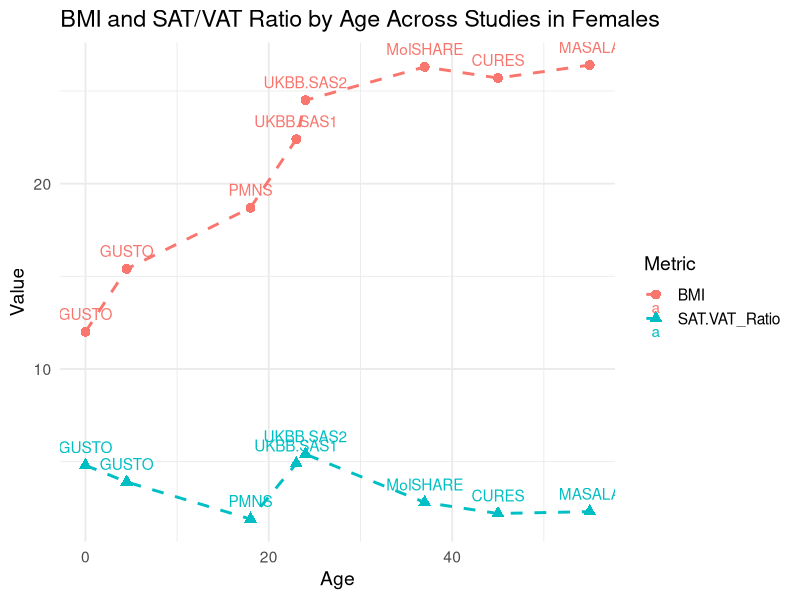
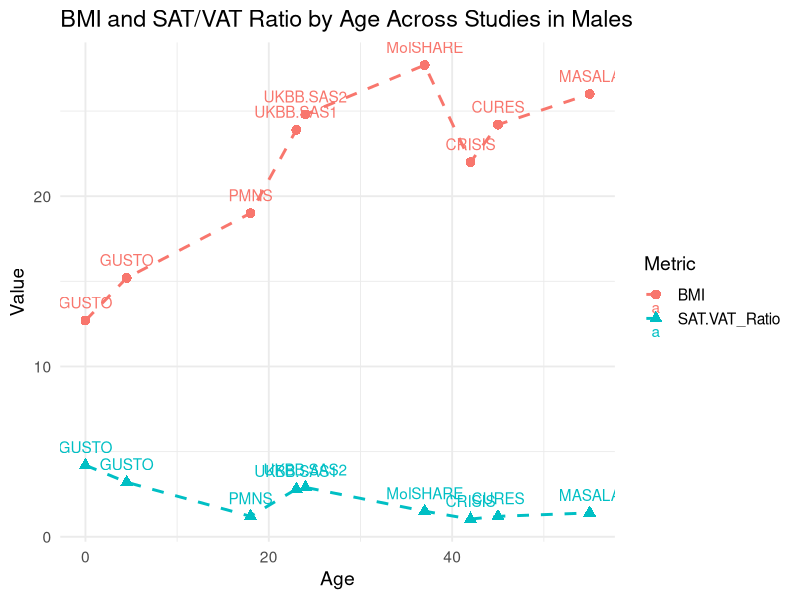

Write the R code that produced these figures, in order. (Note: this script raises an error after producing the figures.)
df <- data.frame(
  Study = factor(1:10),
  Age = c(35, 42, 38, 50, 47, 41, 39, 53, 45, 40),
  BMI = c(24, 27, 25, 29, 28, 26, 25, 30, 27, 26),
  Fat_Ratio = c(18, 21, 19, 23, 22, 20, 19, 24, 21, 20)
)

df.f <- data.frame(
  Study = c("GUSTO", "GUSTO", "PMNS", "UKBB.SAS1","UKBB.SAS2","MolSHARE","CURES","MASALA"),
  Age = c(0, 4.5, 18, 23, 24, 37, 45, 55),
  BMI = c(12.0,15.4,18.7,22.4,24.5,26.3,25.7,26.4),
  SAT.VAT_Ratio = c(4.8,3.9,1.9,4.9,5.4,2.8,2.2,2.3)
)


df.m <- data.frame(
  Study = c("GUSTO", "GUSTO", "PMNS", "UKBB.SAS1","UKBB.SAS2","MolSHARE","CRISIS","CURES","MASALA"),
  Age = c(0, 4.5, 18, 23, 24, 37, 42, 45, 55),
  BMI = c(12.7,15.2,19.0,23.9,24.8,27.7,22.0,24.2,26.0),
  SAT.VAT_Ratio = c(4.2,3.2,1.2,2.8,2.9,1.5,1.04,1.2,1.4)
)

library(tidyr)
library(ggplot2)
library(dplyr)

# Pivot BMI and Fat_Ratio into long format
df.f_long <- df.f %>%
  pivot_longer(cols = c(BMI, SAT.VAT_Ratio), names_to = "Variable", values_to = "Value")

# Plot
ggplot(df.f_long, aes(x = Age, y = Value, color = Variable, shape = Variable)) +
  geom_point(size = 3) +
  geom_line(aes(group = Variable), linewidth = 1, linetype = "dashed") +
  labs(
    title = "BMI and SAT/VAT Ratio by Age Across Studies in Females",
    x = "Age",
    y = "Value",
    color = "Metric",
    shape = "Metric"
  ) +
  geom_text(aes(label = Study), vjust = -1) +
  theme_minimal(base_size = 14)


#Males
# Pivot BMI and Fat_Ratio into long format
df.m_long <- df.m %>%
  pivot_longer(cols = c(BMI, SAT.VAT_Ratio), names_to = "Variable", values_to = "Value")

# Plot
ggplot(df.m_long, aes(x = Age, y = Value, color = Variable, shape = Variable)) +
  geom_point(size = 3) +
  geom_line(aes(group = Variable), linewidth = 1, linetype = "dashed") +
  labs(
    title = "BMI and SAT/VAT Ratio by Age Across Studies in Males",
    x = "Age",
    y = "Value",
    color = "Metric",
    shape = "Metric"
  ) +
  geom_text(aes(label = Study), vjust = -1) +
  theme_minimal(base_size = 14)



ggplot(df_long, aes(x = Age, y = Value, color = Variable)) +
  geom_point(size = 3) +
  geom_text(aes(label = Study), vjust = -1) +  # Add study labels
  theme_minimal()


###### Standardised mean #####

####### FEMALES #######

library(dplyr)

# Standardize within each variable
df_standardized <- df %>%
  group_by(variable) %>%
  mutate(
    mean_std = (mean - mean(mean)) / sd(mean)
  )


dffem<-data.frame(Study = c("GUSTO", "GUSTO", "PMNS", "UK.SA1","UK.SA2","MolSHARE","CURES","MASALA"),
                  n=c(29,37,281,17,10,24,88,420),
                  Age = c(0, 4.5, 18, 23, 24, 37, 45, 55),
                  Wt = c(3.02,17.22,44.8,60.07,65.10,68.6,61.0,64.5),
                  BMI = c(12.0,15.4,18.7,22.4,24.5,26.3,25.7,26.4),
                  ASAT= c(95.86,714.26,3538,4780,6480,255.7,263,260),
                  VAT= c(20.12,184.18,1702,1020,1260,91.3,122,114),
                  ASAT.VAT_Ratio = c(4.8,3.9,1.9,4.9,5.4,2.8,2.2,2.3))

dffem$semstd<-(1/sqrt(dffem$n))

dffem_long <- dffem %>%
  pivot_longer(cols = c(Wt,BMI,ASAT,VAT,ASAT.VAT_Ratio), names_to = "Variable", values_to = "Value")

# Standardize within each variable
dffem_std <- dffem_long %>%
  group_by(Variable) %>%
  mutate(
    mean_std = (Value - mean(Value)) / sd(Value)
  )

dffem_std$Variable<-factor(dffem_std$Variable, levels = c("Wt","BMI","ASAT","VAT","ASAT.VAT_Ratio"))

pfem<-ggplot(dffem_std, aes(x = Age, y = mean_std, color = Variable)) +
  geom_point(size = 7, shape=17) +
  #geom_line(aes(group = Variable), linewidth = 1, linetype = "dashed") +
  labs(
    title = "Standardise Value (Z score within variable) in Females",
    x = "Age",
    y = "Value",
    color = "Metric",
    shape = "Metric"
  ) +
  #geom_text(aes(label = Study), vjust = -1) +
  geom_text_repel(
    aes(label = Study, color = Variable),
    size = 6,
    fontface = "bold",
    family = "Arial",
    box.padding = 0.4,   # space around text
    point.padding = 0.5, # space between text and point
    max.overlaps = Inf   # allow as many as needed (no warning)
  ) +
  theme_bw(base_size = 14)+
  facet_wrap(~Variable)+
  theme(plot.title = element_text(hjust = 0.5, size = 16,face = "bold"), 
        axis.title.x = element_blank(), 
        axis.text.x = element_text(face = "bold", colour = "black", size = 14),
        axis.title.y = element_text(size = 14, face = "bold"), 
        axis.text.y = element_text(size = 14, face = "bold", colour = "black"), 
        legend.position = "none", 
        strip.text = element_text(size = 14, face = "bold", colour = "black")) 

plot(pfem)

ggsave(pfem, filename="PC_MRI_Female.tiff", width = 16, height = 12, dpi = 400)

dffem_long1 <- dffem %>%
  pivot_longer(cols = c(ASAT,VAT,ASAT.VAT_Ratio), names_to = "Variable", values_to = "Value")

# Standardize within each variable
dffem_std1 <- dffem_long1 %>%
  group_by(Variable) %>%
  mutate(
    mean_std = (Value - mean(Value)) / sd(Value)
  )

dffem_std1$Variable<-factor(dffem_std1$Variable, levels = c("ASAT","VAT","ASAT.VAT_Ratio"))


pfem1<-ggplot(dffem_std1, aes(x = BMI, y = mean_std, color = Study)) +
  geom_point(size = 7, shape=17) +
  #geom_line(aes(group = Variable), linewidth = 1, linetype = "dashed") +
  labs(
    title = "Standardise Value (Z score within variable) in Females",
    x = "BMI",
    y = "Value",
    color = "Study",
    shape = "Study"
  ) +
  #geom_text(aes(label = Study), vjust = -1) +
  # geom_text_repel(
  #   aes(label = Study, color = Variable),
  #   size = 6,
  #   fontface = "bold",
  #   family = "Arial",
  #   box.padding = 0.4,   # space around text
  #   point.padding = 0.5, # space between text and point
  #   max.overlaps = Inf   # allow as many as needed (no warning)
  # ) +
  theme_bw(base_size = 14)+
  facet_wrap(~Variable)+
  theme(plot.title = element_text(hjust = 0.5, size = 16,face = "bold"), 
        axis.title.x = element_text(face = "bold", colour = "black", size = 14), 
        axis.text.x = element_text(face = "bold", colour = "black", size = 14),
        axis.title.y = element_text(size = 14, face = "bold"), 
        axis.text.y = element_text(size = 14, face = "bold", colour = "black"), 
        legend.position = "right", 
        strip.text = element_text(size = 14, face = "bold", colour = "black")) 

plot(pfem1)

ggsave(pfem1, filename="PC_MRI_Female1.tiff", width = 16, height = 6, dpi = 400)

pfem2<-ggplot(dffem_std1, aes(x = Age, y = mean_std, color = Study)) +
  geom_point(size = 7, shape=17) +
  #geom_line(aes(group = Variable), linewidth = 1, linetype = "dashed") +
  labs(
    title = "Standardise Value (Z score within variable) in Females",
    x = "Age",
    y = "Value",
    color = "Study",
    shape = "Study"
  ) +
  #geom_text(aes(label = Study), vjust = -1) +
  # geom_text_repel(
  #   aes(label = Study, color = Variable),
  #   size = 6,
  #   fontface = "bold",
  #   family = "Arial",
  #   box.padding = 0.4,   # space around text
  #   point.padding = 0.5, # space between text and point
  #   max.overlaps = Inf   # allow as many as needed (no warning)
  # ) +
  theme_bw(base_size = 14)+
  facet_wrap(~Variable)+
  theme(plot.title = element_text(hjust = 0.5, size = 16,face = "bold"), 
        axis.title.x = element_text(face = "bold", colour = "black", size = 14), 
        axis.text.x = element_text(face = "bold", colour = "black", size = 14),
        axis.title.y = element_text(size = 14, face = "bold"), 
        axis.text.y = element_text(size = 14, face = "bold", colour = "black"), 
        legend.position = "right", 
        strip.text = element_text(size = 14, face = "bold", colour = "black")) 

plot(pfem2)

ggsave(pfem2, filename="PC_MRI_Female2.tiff", width = 16, height = 6, dpi = 400)

####### MALES #######

dfmal<-data.frame(Study = c("GUSTO", "GUSTO", "PMNS", "UK.SA1","UK.SA2","MolSHARE","CRISIS","CURES","MASALA"),
                  n=c(32,27,310,10,34,32,143,76,486),
                  Age = c(0, 4.5, 18, 23, 24, 37, 42, 45, 55),
                  Wt = c(3.21,16.82,55.5,75.75,74.35,83.6,59.3,65.7,74.8),
                  BMI = c(12.7,15.2,19.0,23.9,24.8,27.7,22.0,24.2,26.0),
                  ASAT= c(93.79,605.92,2997,3150,5060,237.6,2600,168.7,217),
                  VAT= c(21.87,184.01,2031,1220,1990,153.8,2500,139.6,152),
                  ASAT.VAT_Ratio = c(4.2,3.2,1.2,2.8,2.9,1.5,1.04,1.2,1.4))

dfmal$semstd<-(1/sqrt(dfmal$n))


dfmal_long <- dfmal %>%
  pivot_longer(cols = c(Wt,BMI,ASAT,VAT,ASAT.VAT_Ratio), names_to = "Variable", values_to = "Value")

# Standardize within each variable
dfmal_std <- dfmal_long %>%
  group_by(Variable) %>%
  mutate(
    mean_std = (Value - mean(Value)) / sd(Value)
  )

dfmal_std$Variable<-factor(dfmal_std$Variable, levels = c("Wt","BMI","ASAT","VAT","ASAT.VAT_Ratio"))

pmal<-ggplot(dfmal_std, aes(x = Age, y = mean_std, color = Variable)) +
  geom_point(size = 2, shape=17) +
  #geom_line(aes(group = Variable), linewidth = 1.5, linetype = "solid") +
  geom_errorbar(aes(ymin=mean_std-semstd, ymax=mean_std+semstd), width=3)+
  labs(
    title = "Standardise Value (Z score within variable) in Males",
    x = "Age",
    y = "Value",
    color = "Metric",
    shape = "Metric"
  ) + ylim(-2.5,2.5) +
  #geom_text(aes(label = Study), vjust = -1, size = 6, fontface = "bold") +
  geom_text_repel(
    aes(label = Study, color = Variable),
    size = 3,
    fontface = "bold",
    family = "Arial",
    box.padding = 0.4,   # space around text
    point.padding = 0.5, # space between text and point
    max.overlaps = Inf   # allow as many as needed (no warning)
  ) +
  theme_bw(base_size = 14)+
  facet_wrap(~Variable)+
  theme(plot.title = element_text(hjust = 0.5, size = 16,face = "bold"), 
        axis.title.x = element_text(size = 14, face = "bold", colour = "black"), 
        axis.text.x = element_text(face = "bold", colour = "black", size = 14),
        axis.title.y = element_text(size = 14, face = "bold"), 
        axis.text.y = element_text(size = 14, face = "bold", colour = "black"), 
        legend.position = "none", 
        strip.text = element_text(size = 14, face = "bold", colour = "black")) 

plot(pmal)

ggsave(pmal, filename="PC_MRI_Male.tiff", width = 16, height = 12, dpi = 400)

dfmal_long1 <- dfmal %>%
  pivot_longer(cols = c(ASAT,VAT,ASAT.VAT_Ratio), names_to = "Variable", values_to = "Value")

# Standardize within each variable
dfmal_std1 <- dfmal_long1 %>%
  group_by(Variable) %>%
  mutate(
    mean_std = (Value - mean(Value)) / sd(Value)
  )

dfmal_std1$Variable<-factor(dfmal_std1$Variable, levels = c("ASAT","VAT","ASAT.VAT_Ratio"))

pmal1<-ggplot(dfmal_std1, aes(x = BMI, y = mean_std, color = Study)) +
  geom_point(size = 7, shape=17) +
  #geom_line(aes(group = Variable), linewidth = 1.5, linetype = "solid") +
  labs(
    title = "Standardise Value (Z score within variable) in Males",
    x = "BMI",
    y = "Value",
    color = "Study",
    shape = "Study"
  ) + ylim(-1.5,2.5) +
  #geom_text(aes(label = Study), vjust = -1, size = 6, fontface = "bold") +
  # geom_text_repel(
  #   aes(label = Study, color = Variable),
  #   size = 6,
  #   fontface = "bold",
  #   family = "Arial",
  #   box.padding = 0.4,   # space around text
  #   point.padding = 0.5, # space between text and point
  #   max.overlaps = Inf   # allow as many as needed (no warning)
  # ) +
  theme_bw(base_size = 14)+
  facet_wrap(~Variable)+
  theme(plot.title = element_text(hjust = 0.5, size = 16,face = "bold"), 
        axis.title.x = element_text(face = "bold", colour = "black", size = 14), 
        axis.text.x = element_text(face = "bold", colour = "black", size = 14),
        axis.title.y = element_text(size = 14, face = "bold"), 
        axis.text.y = element_text(size = 14, face = "bold", colour = "black"), 
        legend.position = "right", 
        strip.text = element_text(size = 14, face = "bold", colour = "black")) 

plot(pmal1)

ggsave(pmal1, filename="PC_MRI_Male1.tiff", width = 16, height = 6, dpi = 400)


pmal2<-ggplot(dfmal_std1, aes(x = Age, y = mean_std, color = Study)) +
  geom_point(size = 7, shape=17) +
  #geom_line(aes(group = Variable), linewidth = 1.5, linetype = "solid") +
  labs(
    title = "Standardise Value (Z score within variable) in Males",
    x = "Age",
    y = "Value",
    color = "Study",
    shape = "Study"
  ) + ylim(-1.5,2.5) +
  #geom_text(aes(label = Study), vjust = -1, size = 6, fontface = "bold") +
  # geom_text_repel(
  #   aes(label = Study, color = Variable),
  #   size = 6,
  #   fontface = "bold",
  #   family = "Arial",
  #   box.padding = 0.4,   # space around text
  #   point.padding = 0.5, # space between text and point
  #   max.overlaps = Inf   # allow as many as needed (no warning)
  # ) +
  theme_bw(base_size = 14)+
  facet_wrap(~Variable)+
  theme(plot.title = element_text(hjust = 0.5, size = 16,face = "bold"), 
        axis.title.x = element_text(face = "bold", colour = "black", size = 14), 
        axis.text.x = element_text(face = "bold", colour = "black", size = 14),
        axis.title.y = element_text(size = 14, face = "bold"), 
        axis.text.y = element_text(size = 14, face = "bold", colour = "black"), 
        legend.position = "right", 
        strip.text = element_text(size = 14, face = "bold", colour = "black")) 

plot(pmal2)

ggsave(pmal2, filename="PC_MRI_Male2.tiff", width = 16, height = 6, dpi = 400)

Age_sexsep<-ggarrange(pmal2,pfem2,
                      nrow = 2, ncol = 1,
                      font.label = list(size = 12, color = "black", face = "bold"))
ggsave(Age_sexsep, filename = "MRI_paper_figure3A.tiff", width = 16, height = 12, dpi = 400)


BMI_sexsep<-ggarrange(pmal1,pfem1,
                      nrow = 2, ncol = 1,
                      font.label = list(size = 12, color = "black", face = "bold"))
ggsave(BMI_sexsep, filename = "MRI_paper_figure3B.tiff", width = 16, height = 12, dpi = 400)


##### Forest plot style visuals ########


library(tidyverse)

# your data frame is assumed to be called df

# ensure Study and Variable are nicely ordered factors
dfmal_std <- dfmal_std %>%
  mutate(
    Study = factor(Study),
    Variable = factor(Variable)
  )

# Plot
fpmale <- ggplot(dfmal_std, aes(x = mean_std, y = Study)) +
  geom_point(size = 3, aes(color = Variable), alpha = 0.9) +
  geom_errorbarh(aes(xmin = mean_std - semstd,
                     xmax = mean_std + semstd,
                     color = Variable),
                 height = 0.15, linewidth = 0.9) +
  facet_wrap(~ Variable, scales = "free_x", ncol = 2) +
  geom_vline(xintercept = 0, linetype = "dashed", color = "grey40") +
  scale_color_brewer(palette = "Dark2") +
  labs(
    x = "Standardized Mean (Z-score)",
    y = "Study",
    color = "Parameter"
  ) +
  theme_bw(base_size = 14) +
  theme(
    strip.background = element_blank(),
    strip.text = element_text(size = 14, face = "bold"),
    panel.grid.major.y = element_blank(),
    panel.grid.minor = element_blank(),
    legend.position = "bottom",
    axis.text.y = element_text(size = 12),
    axis.text.x = element_text(size = 12),
    plot.title = element_text(face = "bold", size = 16)
  )

fpmale


###### Large FP - MALES ######

study_colorsM <- c(
  "GUSTO" = "#0033cc",   
  "UK.SA1" = "#0033cc",   
  "UK.SA2" = "#0033cc",
  "MolSHARE" = "#0033cc",   
  "MASALA" = "#0033cc",
  "PMNS" = "#80ccff",
  "CRISIS" = "#80ccff",
  "CURES"= "#80ccff"
)


dfmal_std<-dfmal_std%>%
  mutate(
    Study_group = case_when(
      Study %in% c("Study1", "Study2", "Study3") ~ "Blue",
      Study %in% c("Study4", "Study5", "Study6") ~ "LightBlue",
      TRUE ~ "Other"
    )
  )

## WIth all variables and all studies #####

library(tidyverse)

dfmal_std <- dfmal_std %>%
  # Add sample size to study label
  mutate(
    Study_label = paste0(Study, " (", Age, "y)")
  ) %>%
  # Order studies by Age (ascending)
  mutate(
    Study_label = fct_reorder(Study_label, Age, .desc = TRUE),
    Variable = factor(Variable)
  )

fpmalev1<-ggplot(dfmal_std, aes(x = mean_std, y = Study_label, colour = Study)) +
  geom_point(size = 2.6, alpha = 0.9) +
  scale_color_manual(values = study_colorsM)+
  geom_errorbarh(aes(xmin = mean_std - semstd,
                     xmax = mean_std + semstd
                     ),
                 height = 0.18, linewidth = 0.8) +
  geom_vline(xintercept = 0, linetype = "dashed", color = "grey40") +
  
  # --- KEY CHANGE: facet_wrap instead of facet_grid ---
  facet_wrap(~ Variable,
             ncol = 1,
             strip.position = "top") +
  labs(
    x = "Standardized Mean (Z-score)",
    y = NULL
  ) +
  
  theme_bw(base_size = 13) +
  theme(
    strip.background = element_blank(),
    strip.text = element_text(size = 16, face = "bold", colour = "black"),
    axis.text.y = element_text(size = 14, face = "bold", colour = "black"),
    axis.text.x = element_text(size = 14, face = "bold", colour = "black"),
    panel.grid.major.y = element_blank(),
    panel.grid.minor = element_blank(),
    legend.position = "none",
    panel.spacing.y = unit(1, "lines")   # spacing between variable sections
  )

fpmalev1

ggsave(fpmalev1, filename="lineplot_allstudies_male.tiff", dpi=400, height = 17, width = 7)


## With selected variables and all studies #####

library(tidyverse)

dfmal_std_v2 <- dfmal_std %>%
  filter(Variable != "Wt")

fpmalev2<-ggplot(dfmal_std_v2, aes(x = mean_std, y = Study_label, colour = Study)) +
  geom_point(size = 2.6, alpha = 0.9) +
  scale_color_manual(values = study_colorsM)+
  geom_errorbarh(aes(xmin = mean_std - semstd,
                     xmax = mean_std + semstd
                     ),
                 height = 0.18, linewidth = 0.8) +
  geom_vline(xintercept = 0, linetype = "dashed", color = "grey40") +
  
  # --- KEY CHANGE: facet_wrap instead of facet_grid ---
  facet_wrap(~ Variable,
             ncol = 1,
             strip.position = "top") +
  labs(
    title = "MALES",
    x = "Standardized Mean (Z-score)",
    y = NULL
  ) +
  
  theme_bw(base_size = 13) +
  theme(
    plot.title = element_text(size = 16, face = "bold", colour = "black", hjust = 0.5),
    strip.background = element_blank(),
    strip.text = element_text(size = 16, face = "bold", colour = "black"),
    axis.text.y = element_text(size = 14, face = "bold", colour = "black"),
    axis.text.x = element_text(size = 14, face = "bold", colour = "black"),
    panel.grid.major.y = element_blank(),
    panel.grid.minor = element_blank(),
    legend.position = "none",
    panel.spacing.y = unit(1, "lines")   # spacing between variable sections
  )

fpmalev2

ggsave(fpmalev2, filename="lineplot_allstudies_maleV2.tiff", dpi=400, height = 13, width = 7)


## With selected variables and selcted studies studies #####

library(tidyverse)

dfmal_std_v3 <- dfmal_std_v2 %>%
  filter(!Study_label %in% c("GUSTO (0y)", "GUSTO (4.5y)"))

fpmalev3<-ggplot(dfmal_std_v3, aes(x = mean_std, y = Study_label, colour = Study)) +
  geom_point(size = 2.6, alpha = 0.9) +
  scale_color_manual(values = study_colorsM)+
  geom_errorbarh(aes(xmin = mean_std - semstd,
                     xmax = mean_std + semstd
                     ),
                 height = 0.18, linewidth = 0.8) +
  geom_vline(xintercept = 0, linetype = "dashed", color = "grey40") +
  
  # --- KEY CHANGE: facet_wrap instead of facet_grid ---
  facet_wrap(~ Variable,
             ncol = 1,
             strip.position = "top") +
  labs(
    title = "MALES",
    x = "Standardized Mean (Z-score)",
    y = NULL
  ) +
  
  theme_bw(base_size = 13) +
  theme(
    plot.title = element_text(size = 16, face = "bold", colour = "black", hjust = 0.5),
    strip.background = element_blank(),
    strip.text = element_text(size = 16, face = "bold", colour = "black"),
    axis.text.y = element_text(size = 14, face = "bold", colour = "black"),
    axis.text.x = element_text(size = 14, face = "bold", colour = "black"),
    axis.title.x = element_text(size = 14, face = "bold", colour = "black"),
    panel.grid.major.y = element_blank(),
    panel.grid.minor = element_blank(),
    legend.position = "none",
    panel.spacing.y = unit(1, "lines")   # spacing between variable sections
  )

fpmalev3

ggsave(fpmalev3, filename="lineplot_allstudies_maleV3.tiff", dpi=400, height = 13, width = 7)



###### Large FP - FEMALES ######

study_colorsF <- c(
  "GUSTO" = "#b30059",   
  "UK.SA1" = "#b30059",   
  "UK.SA2" = "#b30059",
  "MolSHARE" = "#b30059",   
  "MASALA" = "#b30059",
  "PMNS" = "#ff80bf",
  "CRISIS" = "#ff80bf",
  "CURES"= "#ff80bf"
)

## WIth all variables and all studies #####

library(tidyverse)

dffem_std <- dffem_std %>%
  # Add sample size to study label
  mutate(
    Study_label = paste0(Study, " (", Age, "y)")
  ) %>%
  # Order studies by Age (ascending)
  mutate(
    Study_label = fct_reorder(Study_label, Age, .desc = TRUE),
    Variable = factor(Variable)
  )

fpfemalev1<-ggplot(dffem_std, aes(x = mean_std, y = Study_label, color=Study)) +
  geom_point(size = 2.6, alpha = 0.9) +
  scale_color_manual(values = study_colorsF)+
  geom_errorbarh(aes(xmin = mean_std - semstd,
                     xmax = mean_std + semstd
                     ),
                 height = 0.18, linewidth = 0.8) +
  geom_vline(xintercept = 0, linetype = "dashed", color = "grey40") +
  
  # --- KEY CHANGE: facet_wrap instead of facet_grid ---
  facet_wrap(~ Variable,
             ncol = 1,
             strip.position = "top") +
  labs(
    title = "FEMALE",
    x = "Standardized Mean (Z-score)",
    y = NULL
  ) +
  
  theme_bw(base_size = 13) +
  theme(
    plot.title = element_text(size = 16, face = "bold", colour = "black", hjust = 0.5),
    strip.background = element_blank(),
    strip.text = element_text(size = 16, face = "bold", colour = "black"),
    axis.text.y = element_text(size = 14, face = "bold", colour = "black"),
    axis.text.x = element_text(size = 14, face = "bold", colour = "black"),
    axis.title.x = element_text(size = 14, face = "bold", colour = "black"),
    panel.grid.major.y = element_blank(),
    panel.grid.minor = element_blank(),
    legend.position = "none",
    panel.spacing.y = unit(1, "lines")   # spacing between variable sections
  )

fpfemalev1

ggsave(fpfemalev1, filename="lineplot_allstudies_female.tiff", dpi=400, height = 17, width = 7)



## With selected variables and all studies #####

library(tidyverse)

dffem_std_v2 <- dffem_std %>%
  filter(Variable != "Wt")

fpfemalev2<-ggplot(dffem_std_v2, aes(x = mean_std, y = Study_label, colour = Study)) +
  geom_point(size = 2.6, alpha = 0.9) +
  scale_color_manual(values = study_colorsF)+
  geom_errorbarh(aes(xmin = mean_std - semstd,
                     xmax = mean_std + semstd
                     ),
                 height = 0.18, linewidth = 0.8) +
  geom_vline(xintercept = 0, linetype = "dashed", color = "grey40") +
  
  # --- KEY CHANGE: facet_wrap instead of facet_grid ---
  facet_wrap(~ Variable,
             ncol = 1,
             strip.position = "top") +
  labs(
    title = "FEMALES",
    x = "Standardized Mean (Z-score)",
    y = NULL
  ) +
  
  theme_bw(base_size = 13) +
  theme(
    plot.title = element_text(size = 16, face = "bold", colour = "black", hjust = 0.5),
    strip.background = element_blank(),
    strip.text = element_text(size = 16, face = "bold", colour = "black"),
    axis.text.y = element_text(size = 14, face = "bold", colour = "black"),
    axis.text.x = element_text(size = 14, face = "bold", colour = "black"),
    panel.grid.major.y = element_blank(),
    panel.grid.minor = element_blank(),
    legend.position = "none",
    panel.spacing.y = unit(1, "lines")   # spacing between variable sections
  )

fpfemalev2

ggsave(fpfemalev2, filename="lineplot_allstudies_femaleV2.tiff", dpi=400, height = 13, width = 7)


## With selected variables and selcted studies studies #####

library(tidyverse)

dffem_std_v3 <- dffem_std_v2 %>%
  filter(!Study_label %in% c("GUSTO (0y)", "GUSTO (4.5y)"))

fpfemalev3<-ggplot(dffem_std_v3, aes(x = mean_std, y = Study_label, colour = Study)) +
  geom_point(size = 2.6, alpha = 0.9) +
  scale_color_manual(values = study_colorsF)+
  geom_errorbarh(aes(xmin = mean_std - semstd,
                     xmax = mean_std + semstd
                     ),
                 height = 0.18, linewidth = 0.8) +
  geom_vline(xintercept = 0, linetype = "dashed", color = "grey40") +
  
  # --- KEY CHANGE: facet_wrap instead of facet_grid ---
  facet_wrap(~ Variable,
             ncol = 1,
             strip.position = "top") +
  labs(
    title = "FEMALES",
    x = "Standardized Mean (Z-score)",
    y = NULL
  ) +
  
  theme_bw(base_size = 13) +
  theme(
    plot.title = element_text(size = 16, face = "bold", colour = "black", hjust = 0.5),
    strip.background = element_blank(),
    strip.text = element_text(size = 16, face = "bold", colour = "black"),
    axis.text.y = element_text(size = 14, face = "bold", colour = "black"),
    axis.text.x = element_text(size = 14, face = "bold", colour = "black"),
    axis.title.x = element_text(size = 14, face = "bold", colour = "black"),
    panel.grid.major.y = element_blank(),
    panel.grid.minor = element_blank(),
    legend.position = "none",
    panel.spacing.y = unit(1, "lines")   # spacing between variable sections
  )

fpfemalev3

ggsave(fpfemalev3, filename="lineplot_allstudies_femaleV3.tiff", dpi=400, height = 13, width = 7)

library(ggpubr)

LitstudiesV1<-ggarrange(fpmalev1,fpfemalev1,
                      nrow = 1, ncol = 2,
                      font.label = list(size = 12, color = "black", face = "bold"))
ggsave(LitstudiesV1, filename = "MRI_paper_LitstudiesV1.tiff", width = 14, height = 13, dpi = 400)

LitstudiesV2<-ggarrange(fpmalev2,fpfemalev2,
                        nrow = 1, ncol = 2,
                        font.label = list(size = 12, color = "black", face = "bold"))
ggsave(LitstudiesV2, filename = "MRI_paper_LitstudiesV2.tiff", width = 14, height = 13, dpi = 400)

LitstudiesV3<-ggarrange(fpmalev3,fpfemalev3,
                        nrow = 1, ncol = 2,
                        font.label = list(size = 12, color = "black", face = "bold"))
ggsave(LitstudiesV3, filename = "MRI_paper_LitstudiesV3.tiff", width = 14, height = 13, dpi = 400)



###### AGE vs BMI, and other plots ###########

ggplot(dfmal, aes(x = Age, y = BMI, size = VATstd, color = Study)) +
  geom_point(aes(size = VATstd, color = Study), alpha = 0.8) +
  scale_size(range = c(2, 20))+
  theme_bw()

dfmal$Study<-factor(dfmal$Study, levels = c("GUSTO","PMNS", "UKBB.SAS1","UKBB.SAS2","MolSHARE","CRISIS","CURES","MASALA"))
dfmal$VATstd_lower <- dfmal$VATstd - dfmal$semstd
dfmal$VATstd_upper <- dfmal$VATstd + dfmal$semstd
dfmal$VATstd_lower[dfmal$VATstd_lower < 0] <- 0

ggplot(dfmal, aes(x = Age, y = BMI, size = SATstd, color = Study)) +
  geom_point(aes(size = SATstd, color = Study), alpha = 0.8) +
  scale_size(range = c(2, 20))+
  theme_bw()

ggplot(dfmal, aes(x = Age, y = BMI, size = SATVAT_Ratiostd, color = Study)) +
  geom_point(aes(size = SATVAT_Ratiostd, color = Study), alpha = 0.8) +
  scale_size(range = c(2, 20))+
  theme_bw()
